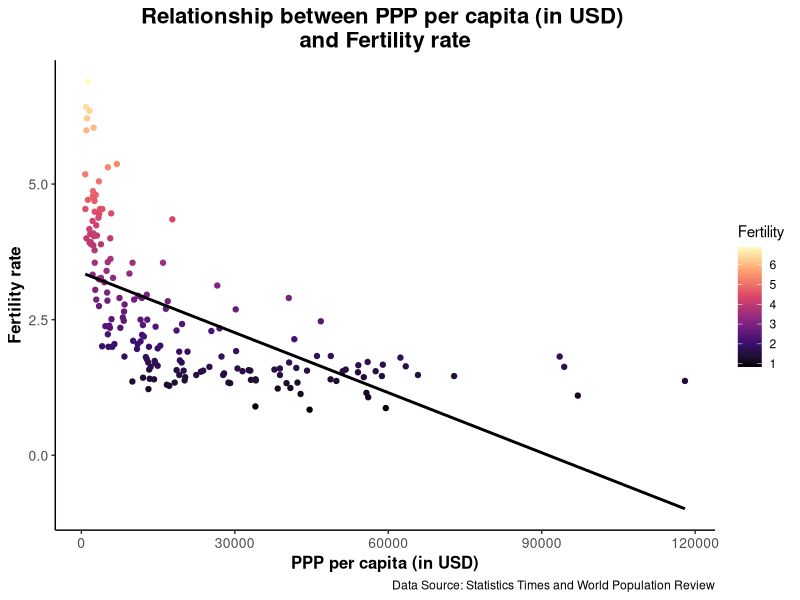
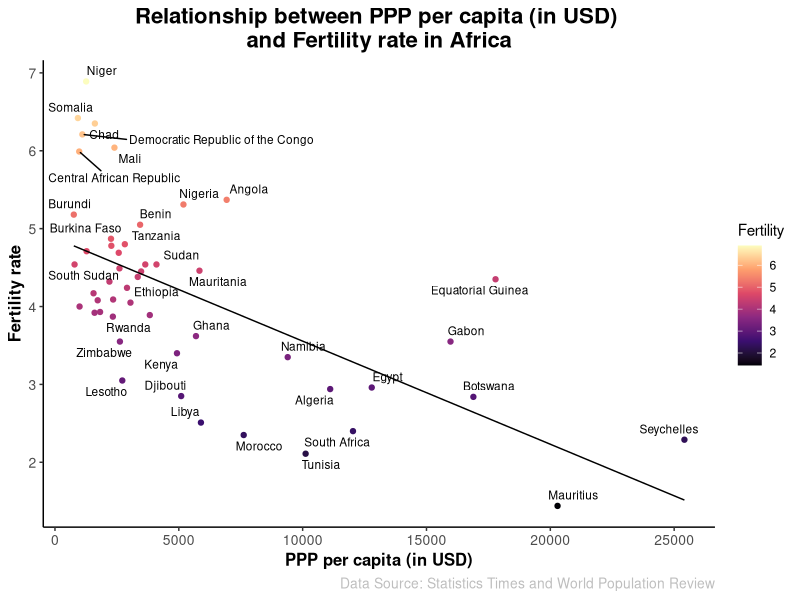
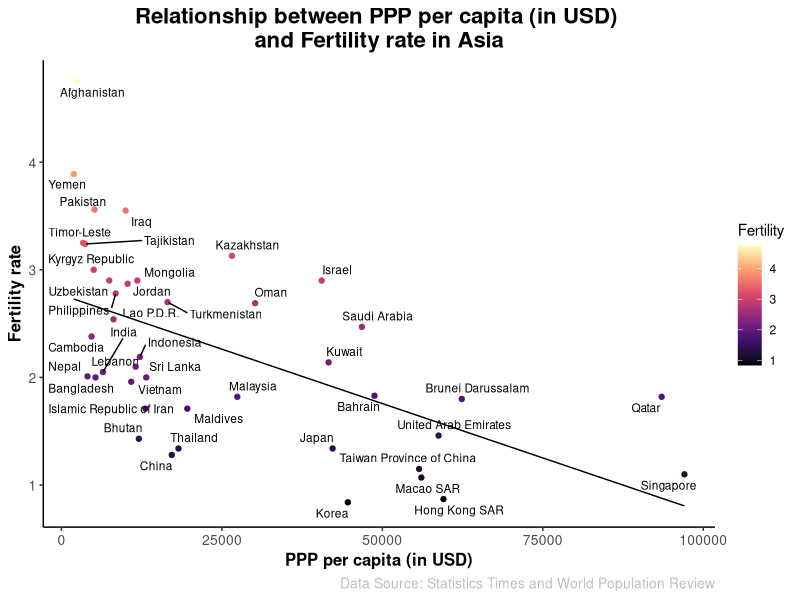
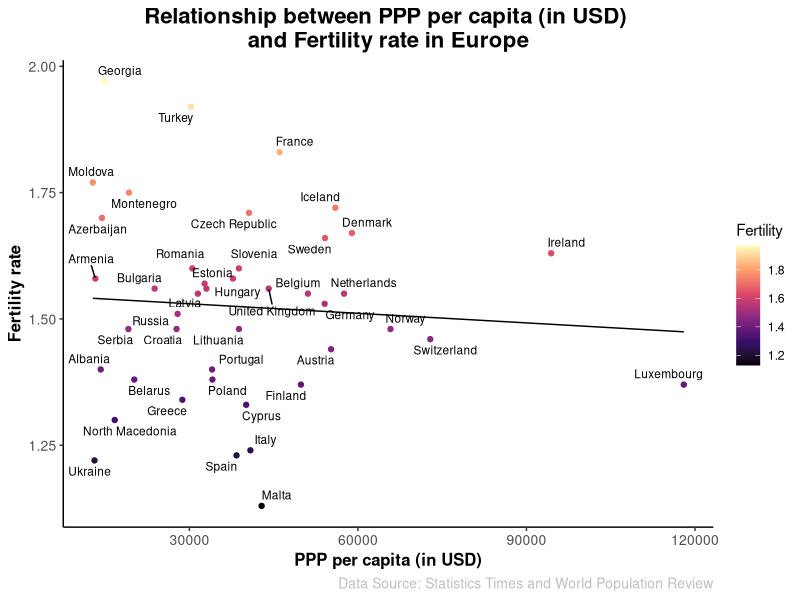
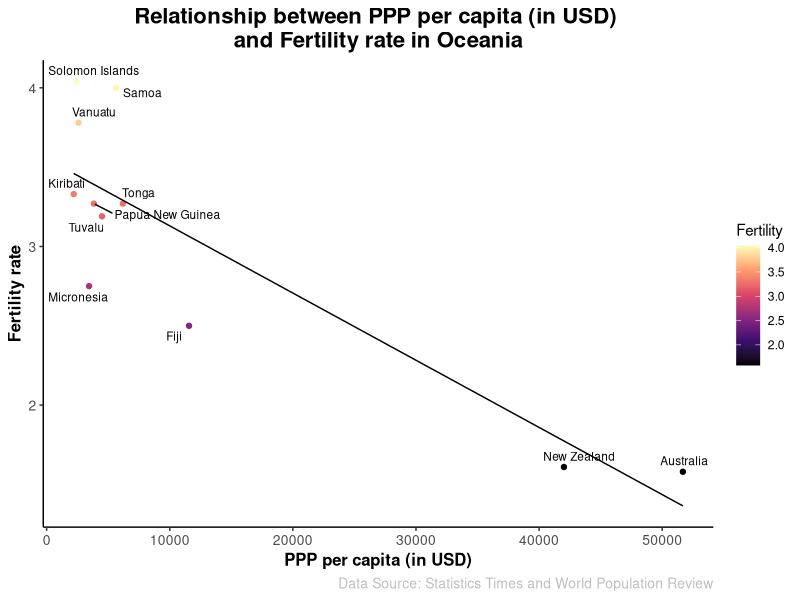
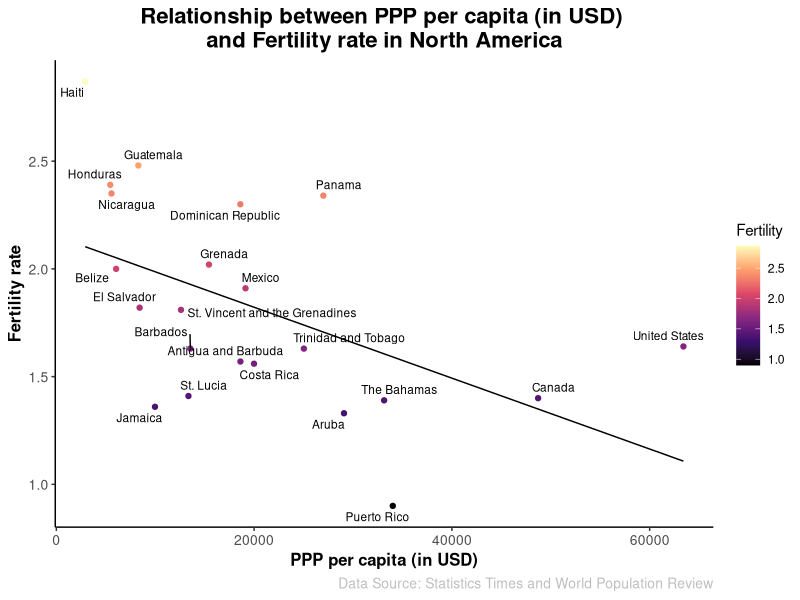
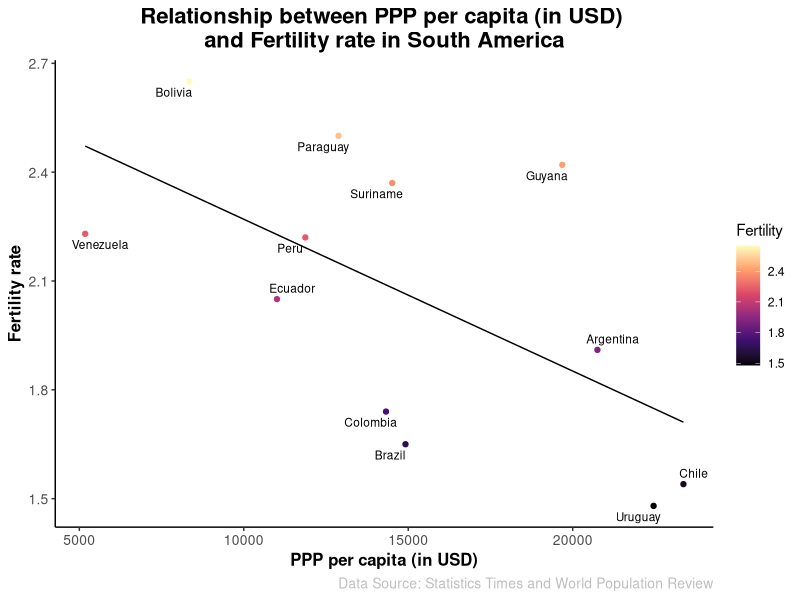
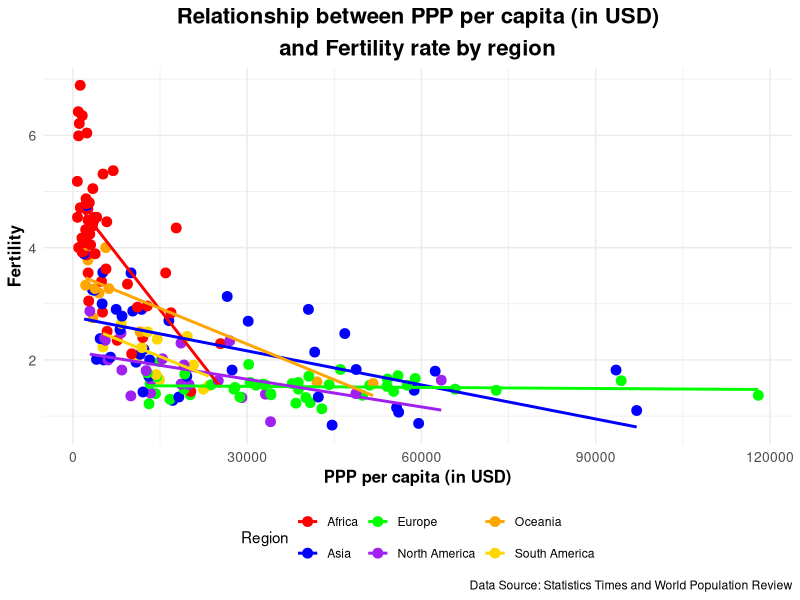

These charts were generated, in order, by the following R code: (Note: this script raises an error after producing the figures.)
## ---- chunk 1
#libraries
library(conflicted)

library(tidyverse)
conflict_prefer("filter", "dplyr")
conflict_prefer("lag", "dplyr")

library(readxl) # Load the readxl package; data is excel file
library(ggplot2)
library(ggrepel)
library(gganimate)

#library(ggrepel) for naming the dots in regional scatter?

# Set the working directory to the folder 'kinu1004.github.io'
setwd("C:/Users/kinu1/Documents/kinu1004.github.io")

# Import the data using the read_excel function
data <- read_excel("data/Fertility_data.xlsx")

# Remove rows with missing values
df<- data[complete.cases(data), ]

# Rename the variables
colnames(df) <- c("Country", "PPP", "Religiosity", "Fertility", "Region")
## ---- chunk 2
ggplot(df, aes(x = PPP, y = Fertility, color = Fertility)) +
  geom_point() +
  labs(x = "PPP per capita (in USD)", y = "Fertility rate", title = "Relationship between PPP per capita (in USD) \nand Fertility rate", caption = "Data Source: Statistics Times and World Population Review") +
  scale_color_viridis_c(option = "magma") +
  geom_smooth(method = "lm", se = FALSE, color = "black") +
  theme_classic() +
  theme(
    plot.title = element_text(size = 16, face = "bold", hjust = 0.5),
    axis.title = element_text(size = 12, face = "bold"),
    axis.text = element_text(size = 10))
## ---- chunk 3
## Animation
df_sorted1 <- df[order(df$PPP), ] #sort data by PPP

# Initial plot object setting
p1 <- ggplot(df_sorted1, aes(x = PPP, y = Fertility, color = Fertility)) +
  geom_point() +
  labs(x = "PPP per Capita (in USD)", y = "Fertility rate", 
       title = "Relationship between PPP per Capita (in USD) \nand Fertility rate", 
       caption = "Data Source: Statistics Times and World Population Review") +
  scale_color_viridis_c(option = "magma") +
  theme_classic() +
  theme(
    plot.title = element_text(size = 16, face = "bold", hjust = 0.5),
    axis.title = element_text(size = 12, face = "bold"),
    axis.text = element_text(size = 10))

# Animate the plot
animated_plot1 <- p1 + transition_manual(PPP, cumulative = TRUE) +
  enter_grow()

# Preview the animation
animate(animated_plot1)
## ---- chunk 4
# Subset the dataframe to include only Africa data
df_africa <- subset(df, Region == "Africa")

ggplot(df_africa, aes(x = PPP, y = Fertility, color = Fertility)) +
  geom_point() +
  labs(x = "PPP per capita (in USD)", y = "Fertility rate", title = "Relationship between PPP per capita (in USD) \nand Fertility rate in Africa", caption = "Data Source: Statistics Times and World Population Review") +
  scale_color_viridis_c(option = "magma") +
  geom_text_repel(aes(label = ifelse(!is.na(Country), Country, "")), size = 3, color = "black", show.legend = FALSE) +
  geom_smooth(method = "lm", se = FALSE, color = "black", linewidth = 0.5) +
  theme_classic() +
  theme(
    plot.title = element_text(size = 16, face = "bold", hjust = 0.5),
    axis.title = element_text(size = 12, face = "bold"),
    axis.text = element_text(size = 10),
    plot.caption = element_text(size = 10, color = "gray"))
## ---- chunk 5
# Subset the dataframe to include only Asia data
df_asia <- subset(df, Region == "Asia")

ggplot(df_asia, aes(x = PPP, y = Fertility, color = Fertility)) +
  geom_point() +
  labs(x = "PPP per capita (in USD)", y = "Fertility rate", title = "Relationship between PPP per capita (in USD) \nand Fertility rate in Asia", caption = "Data Source: Statistics Times and World Population Review") +
  scale_color_viridis_c(option = "magma") +
  geom_text_repel(aes(label = ifelse(!is.na(Country), Country, "")), size = 3, color = "black", show.legend = FALSE) +
  geom_smooth(method = "lm", se = FALSE, color = "black", linewidth = 0.5) +
  theme_classic() +
  theme(
    plot.title = element_text(size = 16, face = "bold", hjust = 0.5),
    axis.title = element_text(size = 12, face = "bold"),
    axis.text = element_text(size = 10),
    plot.caption = element_text(size = 10, color = "gray"))
## ---- chunk 6
# Subset the dataframe to include only Europe data
df_europe <- subset(df, Region == "Europe")

ggplot(df_europe, aes(x = PPP, y = Fertility, color = Fertility)) +
  geom_point() +
  labs(x = "PPP per capita (in USD)", y = "Fertility rate", title = "Relationship between PPP per capita (in USD) \nand Fertility rate in Europe", caption = "Data Source: Statistics Times and World Population Review") +
  scale_color_viridis_c(option = "magma") +
  geom_text_repel(aes(label = ifelse(!is.na(Country), Country, "")), size = 3, color = "black", show.legend = FALSE) +
  geom_smooth(method = "lm", se = FALSE, color = "black", linewidth = 0.5) +
  theme_classic() +
  theme(
    plot.title = element_text(size = 16, face = "bold", hjust = 0.5),
    axis.title = element_text(size = 12, face = "bold"),
    axis.text = element_text(size = 10),
    plot.caption = element_text(size = 10, color = "gray"))
## ---- chunk 7
# Subset the dataframe to include only Oceania data
df_oceania <- subset(df, Region == "Oceania")

ggplot(df_oceania, aes(x = PPP, y = Fertility, color = Fertility)) +
  geom_point() +
  labs(x = "PPP per capita (in USD)", y = "Fertility rate", title = "Relationship between PPP per capita (in USD) \nand Fertility rate in Oceania", caption = "Data Source: Statistics Times and World Population Review") +
  scale_color_viridis_c(option = "magma") +
  geom_text_repel(aes(label = ifelse(!is.na(Country), Country, "")), size = 3, color = "black", show.legend = FALSE) +
  geom_smooth(method = "lm", se = FALSE, color = "black", linewidth = 0.5) +
  theme_classic() +
  theme(
    plot.title = element_text(size = 16, face = "bold", hjust = 0.5),
    axis.title = element_text(size = 12, face = "bold"),
    axis.text = element_text(size = 10),
    plot.caption = element_text(size = 10, color = "gray"))
## ---- chunk 8
# Subset the dataframe to include only North America data
df_northa <- subset(df, Region == "North America")

ggplot(df_northa, aes(x = PPP, y = Fertility, color = Fertility)) +
  geom_point() +
  labs(x = "PPP per capita (in USD)", y = "Fertility rate", title = "Relationship between PPP per capita (in USD) \nand Fertility rate in North America", caption = "Data Source: Statistics Times and World Population Review") +
  scale_color_viridis_c(option = "magma") +
  geom_text_repel(aes(label = ifelse(!is.na(Country), Country, "")), size = 3, color = "black", show.legend = FALSE) +
  geom_smooth(method = "lm", se = FALSE, color = "black", linewidth = 0.5) +
  theme_classic() +
  theme(
    plot.title = element_text(size = 16, face = "bold", hjust = 0.5),
    axis.title = element_text(size = 12, face = "bold"),
    axis.text = element_text(size = 10),
    plot.caption = element_text(size = 10, color = "gray"))
## ---- chunk 9
# Subset the dataframe to include only South America data
df_southa <- subset(df, Region == "South America")

ggplot(df_southa, aes(x = PPP, y = Fertility, color = Fertility)) +
  geom_point() +
  labs(x = "PPP per capita (in USD)", y = "Fertility rate", title = "Relationship between PPP per capita (in USD) \nand Fertility rate in South America", caption = "Data Source: Statistics Times and World Population Review") +
  scale_color_viridis_c(option = "magma") +
  geom_text_repel(aes(label = ifelse(!is.na(Country), Country, "")), size = 3, color = "black", show.legend = FALSE) +
  geom_smooth(method = "lm", se = FALSE, color = "black", linewidth = 0.5) +
  theme_classic() +
  theme(
    plot.title = element_text(size = 16, face = "bold", hjust = 0.5),
    axis.title = element_text(size = 12, face = "bold"),
    axis.text = element_text(size = 10),
    plot.caption = element_text(size = 10, color = "gray"))
## ---- chunk 10
ggplot(df, aes(x = PPP, y = Fertility, color = Region)) +
  geom_point(size = 3) +
  labs(x = "PPP per capita (in USD)", y = "Fertility", 
       title = "Relationship between PPP per capita (in USD)\nand Fertility rate by region", caption = "Data Source: Statistics Times and World Population Review") +
  scale_color_manual(values = c("red", "blue", "green", "purple", "orange", "#FFD700")) +
  geom_smooth(method = "lm", se = FALSE, aes(group = Region, color = Region)) +
  theme_minimal() +
  theme(
    plot.title = element_text(size = 16, face = "bold", hjust = 0.5, lineheight = 1.2),
    axis.title = element_text(size = 12, face = "bold"),
    axis.text = element_text(size = 10),
    legend.position = "bottom")
## ---- chunk 11
ggplot(df, aes(x = Religiosity, y = Fertility, color = Fertility)) +
  geom_point() +
  labs(x = "Religiosity", y = "Fertility rate", title = "Relationship between Religiosity \nand Fertility rate", caption = "Data Source: Statistics Times and World Population Review") +
  scale_color_viridis_c(option = "magma") +
  geom_smooth(method = "lm", se = FALSE, color = "black") +
  theme_classic() +
  theme(
    plot.title = element_text(size = 16, face = "bold", hjust = 0.5),
    axis.title = element_text(size = 12, face = "bold"),
    axis.text = element_text(size = 10))
## ---- chunk 12
## Animation
# Sort the data by Religiosity
df_sorted2 <- df[order(df$Religiosity), ]

# Create the initial plot object
p2 <- ggplot() +
  geom_point(data = df_sorted2, aes(x = Religiosity, y = Fertility, color = Fertility)) +
  labs(x = "Religiosity", y = "Fertility rate", 
       title = "Relationship between Religiosity \nand Fertility rate", 
       caption = "Data Source: Statistics Times and World Population Review") +
  scale_color_viridis_c(option = "magma") +
  theme_classic() +
  theme(
    plot.title = element_text(size = 16, face = "bold", hjust = 0.5),
    axis.title = element_text(size = 12, face = "bold"),
    axis.text = element_text(size = 10))

# Animate the plot
animated_plot2 <- p2 + transition_manual(Religiosity, cumulative = TRUE) +
  enter_grow()

# Preview the animation
animate(animated_plot2)
## ---- chunk 13
# Subset the dataframe to include only Africa data
df_africa <- subset(df, Region == "Africa")

ggplot(df_africa, aes(x = Religiosity, y = Fertility, color = Fertility)) +
  geom_point() +
  labs(x = "Religiosity", y = "Fertility rate", title = "Relationship between Religiosity \nand Fertility rate in Africa", caption = "Data Source: Statistics Times and World Population Review") +
  scale_color_viridis_c(option = "magma") +
  geom_text_repel(aes(label = ifelse(!is.na(Country), Country, "")), size = 3, color = "black", show.legend = FALSE) +
  geom_smooth(method = "lm", se = FALSE, color = "black", linewidth = 0.5) +
  theme_classic() +
  theme(
    plot.title = element_text(size = 16, face = "bold", hjust = 0.5),
    axis.title = element_text(size = 12, face = "bold"),
    axis.text = element_text(size = 10),
    plot.caption = element_text(size = 10, color = "gray"))
## ---- chunk 14
# Subset the dataframe to include only Asia data
df_asia <- subset(df, Region == "Asia")

ggplot(df_asia, aes(x = Religiosity, y = Fertility, color = Fertility)) +
  geom_point() +
  labs(x = "Religiosity", y = "Fertility rate", title = "Relationship between Religiosity \nand Fertility rate in Asia", caption = "Data Source: Statistics Times and World Population Review") +
  scale_color_viridis_c(option = "magma") +
  geom_text_repel(aes(label = ifelse(!is.na(Country), Country, "")), size = 3, color = "black", show.legend = FALSE) +
  geom_smooth(method = "lm", se = FALSE, color = "black", linewidth = 0.5) +
  theme_classic() +
  theme(
    plot.title = element_text(size = 16, face = "bold", hjust = 0.5),
    axis.title = element_text(size = 12, face = "bold"),
    axis.text = element_text(size = 10),
    plot.caption = element_text(size = 10, color = "gray"))
## ---- chunk 15
# Subset the dataframe to include only Europe data
df_europe <- subset(df, Region == "Europe")

ggplot(df_europe, aes(x = Religiosity, y = Fertility, color = Fertility)) +
  geom_point() +
  labs(x = "Religiosity", y = "Fertility rate", title = "Relationship between Religiosity \nand Fertility rate in Europe", caption = "Data Source: Statistics Times and World Population Review") +
  scale_color_viridis_c(option = "magma") +
  geom_text_repel(aes(label = ifelse(!is.na(Country), Country, "")), size = 3, color = "black", show.legend = FALSE) +
  geom_smooth(method = "lm", se = FALSE, color = "black", linewidth = 0.5) +
  theme_classic() +
  theme(
    plot.title = element_text(size = 16, face = "bold", hjust = 0.5),
    axis.title = element_text(size = 12, face = "bold"),
    axis.text = element_text(size = 10),
    plot.caption = element_text(size = 10, color = "gray"))
## ---- chunk 16
# Subset the dataframe to include only Oceania data
df_oceania <- subset(df, Region == "Oceania")

ggplot(df_oceania, aes(x = Religiosity, y = Fertility, color = Fertility)) +
  geom_point() +
  labs(x = "Religiosity", y = "Fertility rate", title = "Relationship between Religiosity \nand Fertility rate in Oceania", caption = "Data Source: Statistics Times and World Population Review") +
  scale_color_viridis_c(option = "magma") +
  geom_text_repel(aes(label = ifelse(!is.na(Country), Country, "")), size = 3, color = "black", show.legend = FALSE) +
  geom_smooth(method = "lm", se = FALSE, color = "black", linewidth = 0.5) +
  theme_classic() +
  theme(
    plot.title = element_text(size = 16, face = "bold", hjust = 0.5),
    axis.title = element_text(size = 12, face = "bold"),
    axis.text = element_text(size = 10),
    plot.caption = element_text(size = 10, color = "gray"))
## ---- chunk 17
# Subset the dataframe to include only North America data
df_northa <- subset(df, Region == "North America")

ggplot(df_northa, aes(x = Religiosity, y = Fertility, color = Fertility)) +
  geom_point() +
  labs(x = "Religiosity", y = "Fertility rate", title = "Relationship between Religiosity \nand Fertility rate in North America", caption = "Data Source: Statistics Times and World Population Review") +
  scale_color_viridis_c(option = "magma") +
  geom_text_repel(aes(label = ifelse(!is.na(Country), Country, "")), size = 3, color = "black", show.legend = FALSE) +
  geom_smooth(method = "lm", se = FALSE, color = "black", linewidth = 0.5) +
  theme_classic() +
  theme(
    plot.title = element_text(size = 16, face = "bold", hjust = 0.5),
    axis.title = element_text(size = 12, face = "bold"),
    axis.text = element_text(size = 10),
    plot.caption = element_text(size = 10, color = "gray"))
## ---- chunk 18
# Subset the dataframe to include only South America data
df_southa <- subset(df, Region == "South America")

ggplot(df_southa, aes(x = Religiosity, y = Fertility, color = Fertility)) +
  geom_point() +
  labs(x = "Religiosity", y = "Fertility rate", title = "Relationship between Religiosity \nand Fertility rate in South America", caption = "Data Source: Statistics Times and World Population Review") +
  scale_color_viridis_c(option = "magma") +
  geom_text_repel(aes(label = ifelse(!is.na(Country), Country, "")), size = 3, color = "black", show.legend = FALSE) +
  geom_smooth(method = "lm", se = FALSE, color = "black", linewidth = 0.5) +
  theme_classic() +
  theme(
    plot.title = element_text(size = 16, face = "bold", hjust = 0.5),
    axis.title = element_text(size = 12, face = "bold"),
    axis.text = element_text(size = 10),
    plot.caption = element_text(size = 10, color = "gray"))
## ---- chunk 19
ggplot(df, aes(x = Religiosity, y = Fertility, color = Region)) +
  geom_point() +
  labs(x = "Religiosity", y = "Fertility", title = "Relationship between Religiosity \nand Fertility", caption = "Data Source: Statistics Times and World Population Review") +
  scale_color_manual(values = c("red", "blue", "green", "purple", "orange", "#FFD700")) +
  geom_smooth(method = "lm", se = FALSE, aes(group = Region, color = Region)) +
  theme_minimal() +
  theme(
    plot.title = element_text(size = 16, face = "bold", hjust = 0.5, lineheight = 1.2),
    axis.title = element_text(size = 12, face = "bold"),
    axis.text = element_text(size = 10),
    legend.position = "bottom")
## ---- chunk 20
ggplot(df, aes(x = PPP, y = Religiosity, color = Religiosity)) +
  geom_point() +
  labs(x = "PPP per capita (in USD)", y = "Religiosity", title = "Relationship between PPP per capita (in USD) \nand Religiosity", caption = "Data Source: Statistics Times and World Population Review") +
  scale_color_viridis_c(option = "magma") +
  geom_smooth(method = "lm", se = FALSE, color = "black") +
  theme_classic() +
  theme(
    plot.title = element_text(size = 16, face = "bold", hjust = 0.5),
    axis.title = element_text(size = 12, face = "bold"),
    axis.text = element_text(size = 10))
## ---- chunk 21
## Animation
# Sort the data by Religiosity
df_sorted1 <- df[order(df$PPP), ]

# Create the initial plot object
p3 <- ggplot() +
  geom_point(data = df_sorted1, aes(x = PPP, y = Religiosity, color = Religiosity)) +
  labs(x = "PPP per Capita (in USD)", y = "Religiosity", 
       title = "Relationship between PPP per Capita \nand Religiosity", 
       caption = "Data Source: Statistics Times and World Population Review") +
  scale_color_viridis_c(option = "magma") +
  theme_classic() +
  theme(
    plot.title = element_text(size = 16, face = "bold", hjust = 0.5),
    axis.title = element_text(size = 12, face = "bold"),
    axis.text = element_text(size = 10))

# Animate the plot
animated_plot3 <- p3 + transition_manual(PPP, cumulative = TRUE) +
  enter_grow()

# Preview the animation
animate(animated_plot3)
## ---- chunk 22
# Subset the dataframe to include only Africa data
df_africa <- subset(df, Region == "Africa")

ggplot(df_africa, aes(x = PPP, y = Religiosity, color = Religiosity)) +
  geom_point() +
  labs(x = "PPP per capita (in USD)", y = "Religiosity", title = "Relationship between PPP per capita (in USD) \nand Religiosity in Africa", caption = "Data Source: Statistics Times and World Population Review") +
  scale_color_viridis_c(option = "magma") +
  geom_text_repel(aes(label = ifelse(!is.na(Country), Country, "")), size = 3, color = "black", show.legend = FALSE) +
  geom_smooth(method = "lm", se = FALSE, color = "black", linewidth = 0.5) +
  theme_classic() +
  theme(
    plot.title = element_text(size = 16, face = "bold", hjust = 0.5),
    axis.title = element_text(size = 12, face = "bold"),
    axis.text = element_text(size = 10),
    plot.caption = element_text(size = 10, color = "gray"))
## ---- chunk 23
# Subset the dataframe to include only Asia data
df_asia <- subset(df, Region == "Asia")

ggplot(df_asia, aes(x = PPP, y = Religiosity, color = Religiosity)) +
  geom_point() +
  labs(x = "PPP per capita (in USD)", y = "Religiosity", title = "Relationship between PPP per capita (in USD) \nand Religiosity in Asia", caption = "Data Source: Statistics Times and World Population Review") +
  scale_color_viridis_c(option = "magma") +
  geom_text_repel(aes(label = ifelse(!is.na(Country), Country, "")), size = 3, color = "black", show.legend = FALSE) +
  geom_smooth(method = "lm", se = FALSE, color = "black", linewidth = 0.5) +
  theme_classic() +
  theme(
    plot.title = element_text(size = 16, face = "bold", hjust = 0.5),
    axis.title = element_text(size = 12, face = "bold"),
    axis.text = element_text(size = 10),
    plot.caption = element_text(size = 10, color = "gray"))
## ---- chunk 24
# Subset the dataframe to include only Europe data
df_europe <- subset(df, Region == "Europe")

ggplot(df_europe, aes(x = PPP, y = Religiosity, color = Religiosity)) +
  geom_point() +
  labs(x = "PPP per capita (in USD)", y = "Religiosity", title = "Relationship between PPP per capita (in USD) \nand Religiosity in Europe", caption = "Data Source: Statistics Times and World Population Review") +
  scale_color_viridis_c(option = "magma") +
  geom_text_repel(aes(label = ifelse(!is.na(Country), Country, "")), size = 3, color = "black", show.legend = FALSE) +
  geom_smooth(method = "lm", se = FALSE, color = "black", linewidth = 0.5) +
  theme_classic() +
  theme(
    plot.title = element_text(size = 16, face = "bold", hjust = 0.5),
    axis.title = element_text(size = 12, face = "bold"),
    axis.text = element_text(size = 10),
    plot.caption = element_text(size = 10, color = "gray"))
## ---- chunk 25
# Subset the dataframe to include only Oceania data
df_oceania <- subset(df, Region == "Oceania")

ggplot(df_oceania, aes(x = PPP, y = Religiosity, color = Religiosity)) +
  geom_point() +
  labs(x = "PPP per capita (in USD)", y = "Religiosity", title = "Relationship between PPP per capita (in USD) \nand Religiosity in Oceania", caption = "Data Source: Statistics Times and World Population Review") +
  scale_color_viridis_c(option = "magma") +
  geom_text_repel(aes(label = ifelse(!is.na(Country), Country, "")), size = 3, color = "black", show.legend = FALSE) +
  geom_smooth(method = "lm", se = FALSE, color = "black", linewidth = 0.5) +
  theme_classic() +
  theme(
    plot.title = element_text(size = 16, face = "bold", hjust = 0.5),
    axis.title = element_text(size = 12, face = "bold"),
    axis.text = element_text(size = 10),
    plot.caption = element_text(size = 10, color = "gray"))
## ---- chunk 26
# Subset the dataframe to include only North America data
df_northa <- subset(df, Region == "North America")

ggplot(df_northa, aes(x = PPP, y = Religiosity, color = Religiosity)) +
  geom_point() +
  labs(x = "PPP per capita (in USD)", y = "Religiosity", title = "Relationship between PPP per capita (in USD) \nand Religiosity in North America", caption = "Data Source: Statistics Times and World Population Review") +
  scale_color_viridis_c(option = "magma") +
  geom_text_repel(aes(label = ifelse(!is.na(Country), Country, "")), size = 3, color = "black", show.legend = FALSE) +
  geom_smooth(method = "lm", se = FALSE, color = "black", linewidth = 0.5) +
  theme_classic() +
  theme(
    plot.title = element_text(size = 16, face = "bold", hjust = 0.5),
    axis.title = element_text(size = 12, face = "bold"),
    axis.text = element_text(size = 10),
    plot.caption = element_text(size = 10, color = "gray"))
## ---- chunk 27
# Subset the dataframe to include only South America data
df_southa <- subset(df, Region == "South America")

ggplot(df_southa, aes(x = PPP, y = Religiosity, color = Religiosity)) +
  geom_point() +
  labs(x = "PPP per capita (in USD)", y = "Religiosity", title = "Relationship between PPP per capita (in USD) \nand Religiosity in South America", caption = "Data Source: Statistics Times and World Population Review") +
  scale_color_viridis_c(option = "magma") +
  geom_text_repel(aes(label = ifelse(!is.na(Country), Country, "")), size = 3, color = "black", show.legend = FALSE) +
  geom_smooth(method = "lm", se = FALSE, color = "black", linewidth = 0.5) +
  theme_classic() +
  theme(
    plot.title = element_text(size = 16, face = "bold", hjust = 0.5),
    axis.title = element_text(size = 12, face = "bold"),
    axis.text = element_text(size = 10),
    plot.caption = element_text(size = 10, color = "gray"))
## ---- chunk 28
ggplot(df, aes(x = PPP, y = Religiosity, color = Region)) +
  geom_point(size = 3) +
  labs(x = "PPP per capita (in USD)", y = "Religiosity", title = "Relationship between Religiosity and Fertility", caption = "Data Source: Statistics Times and World Population Review") +
  scale_color_manual(values = c("red", "blue", "green", "purple", "orange", "#FFD700")) +
  geom_smooth(method = "lm", se = FALSE, aes(group = Region, color = Region)) +
  theme_minimal() +
  theme(
    plot.title = element_text(size = 16, face = "bold", hjust = 0.5, lineheight = 1.2),
    axis.title = element_text(size = 12, face = "bold"),
    axis.text = element_text(size = 10),
    legend.position = "bottom")
## ---- chunk 29
# Subset the data to only include the columns we need
df2 <- subset(df, select = c("Region", "Fertility"))

# Create the box plot
# Define the color palette for each region
region_colors <- c("Africa" = "red", "Asia" = "blue", "Europe" = "green", "North America" = "purple", "Oceania" = "orange", "South America" = "yellow")

# Create the box plot with customizations
ggplot(df2, aes(x = Region, y = Fertility, fill = Region)) +
  geom_boxplot(color = "black") +
  labs(x = "Region", y = "Fertility Rate", 
       title = "Box Plot of Fertility Rate by Region", caption = "Data Source: Statistics Times and World Population Review") +
  theme_bw() +
  theme(plot.title = element_text(size = 18, face = "bold"),
        axis.text = element_text(size = 12),
        axis.title = element_text(size = 14),
        panel.grid.major = element_blank(),
        panel.grid.minor = element_blank(),
        legend.position = "none") +
  scale_fill_manual(values = region_colors) +
  scale_color_manual(values = region_colors)
## ---- chunk 30
# Subset the data to only include the columns we need
df3 <- subset(df, select = c("Region", "Religiosity"))

# Create the box plot
# Define the color palette for each region
region_colors <- c("Africa" = "red", "Asia" = "blue", "Europe" = "green", "North America" = "purple", "Oceania" = "orange", "South America" = "yellow")

# Create the box plot with customizations
ggplot(df3, aes(x = Region, y = Religiosity, fill = Region)) +
  geom_boxplot(color = "black") +
  labs(x = "Region", y = "Religiosity", 
       title = "Box Plot of Religiosity by Region", caption = "Data Source: Statistics Times and World Population Review") +
  theme_bw() +
  theme(plot.title = element_text(size = 18, face = "bold"),
        axis.text = element_text(size = 12),
        axis.title = element_text(size = 14),
        panel.grid.major = element_blank(),
        panel.grid.minor = element_blank(),
        legend.position = "none") +
  scale_fill_manual(values = region_colors) +
  scale_color_manual(values = region_colors)
## ---- chunk 31
ggplot(df, aes(x = PPP, y = Religiosity, color = Fertility)) +
  geom_point(size = 3) +
  scale_x_continuous(labels = scales::comma, name = "PPP per capita (in USD)") +
  scale_y_continuous(name = "Religiosity") +
  scale_color_gradient(low = "skyblue", high = "red", limits = c(1, 8),
                       breaks = c(1, 2, 3, 4, 5, 6, 7, 8), 
                       guide = guide_colorbar(title = "Fertility Rate")) +
  labs(title = "Relationship between PPP, Religiosity, and Fertility",
       caption = "Data source: Statistics Times and World Population Review") +
  theme_bw() +
  theme(plot.title = element_text(size = 18, face = "bold"),
        axis.title = element_text(size = 14),
        axis.text = element_text(size = 12),
        legend.text = element_text(size = 12),
        legend.position = "right",
        panel.grid.major = element_blank(),
        panel.grid.minor = element_blank())
